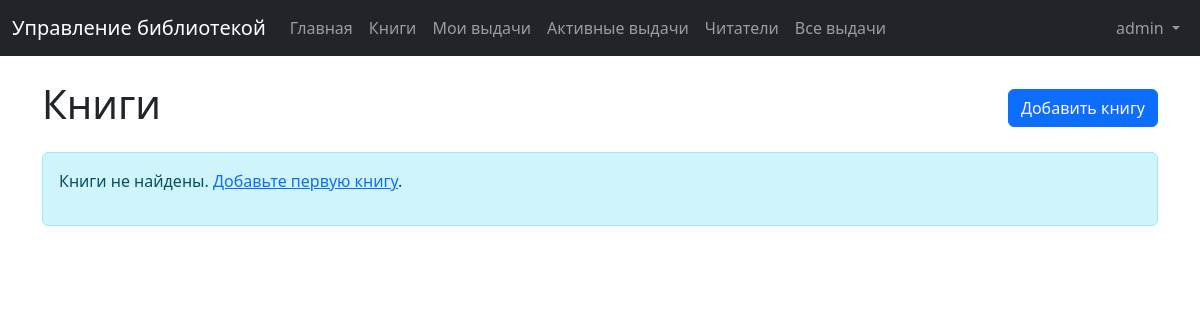
/books/ (signed in), run on an earlier commit of the app's database.
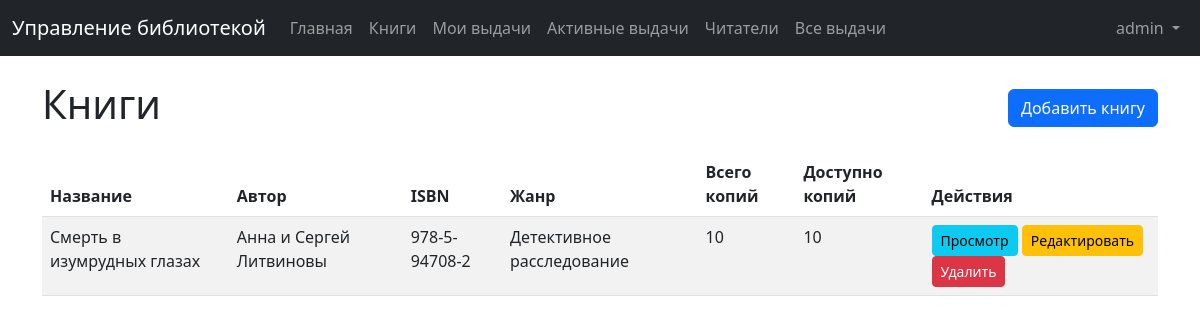
And on a later commit of the database.
### library/models.py (models this page shows, shortened)
class Book(models.Model):
    title = models.CharField(max_length=200, verbose_name="Название")
    author = models.CharField(max_length=200, verbose_name="Автор")
    isbn = models.CharField(max_length=13, verbose_name="ISBN", unique=True)
    publication_date = models.DateField(verbose_name="Дата публикации")
    genre = models.CharField(max_length=100, verbose_name="Жанр")
    total_copies = models.IntegerField(verbose_name="Количество экземпляров")
    available_copies = models.IntegerField(verbose_name="Доступные экземпляры")
    class Meta:
        verbose_name = "Книга"
        verbose_name_plural = "Книги"
        ordering = ["title"]

### library/views.py (the view)
# urls.py: path("books/", views.book_list, name="book_list"),
@login_required
def book_list(request):
    books = Book.objects.all()
    return render(request, "library/book_list.html", {"books": books})

### templates/library/book_list.html (shortened to what this page needs)
{% extends 'library/base.html' %}
{% block content %}
<div class="d-flex justify-content-between align-items-center mb-3">
    <h1>Книги</h1>
    {% if user.is_staff %}
        <a href="{% url 'book_add' %}" class="btn btn-primary">Добавить книгу</a>
    {% endif %}
</div>
{% if books %}
    <div class="table-responsive">
        <table class="table table-striped table-hover">
            <thead>
                <tr>
                    <th>Название</th>
                    <th>Автор</th>
                    <th>ISBN</th>
                    <th>Жанр</th>
                    <th>Всего копий</th>
                    <th>Доступно копий</th>
                    <th>Действия</th>
                </tr>
            </thead>
            <tbody>
                {% for book in books %}
                    <tr>
                        <td>{{ book.title }}</td>
                        <td>{{ book.author }}</td>
                        <td>{{ book.isbn }}</td>
                        <td>{{ book.genre }}</td>
                        <td>{{ book.total_copies }}</td>
                        <td>{{ book.available_copies }}</td>
                        <td>
                            <a href="{% url 'book_detail' book.pk %}" class="btn btn-sm btn-info">Просмотр</a>
                            {% if user.is_staff %}
                                <a href="{% url 'book_edit' book.pk %}" class="btn btn-sm btn-warning">Редактировать</a>
                                <a href="{% url 'book_delete' book.pk %}" class="btn btn-sm btn-danger">Удалить</a>
                            {% endif %}
                        </td>
                    </tr>
                {% endfor %}
            </tbody>
        </table>
    </div>
{% else %}
    <div class="alert alert-info">
        <p>Книги не найдены. <a href="{% url 'book_add' %}">Добавьте первую книгу</a>.</p>
    </div>
{% endif %}
{% endblock %}

What changed in the data, as far as the page shows it:
added Book: title "Смерть в изумрудных глазах", author "Анна и Сергей Литвиновы", isbn "978-5-94708-2", genre "Детективное расследование", total_copies "10", available_copies "10"
Also different on the page:
text no longer shown: "Книги не найдены. Добавьте первую книгу ."
text now shown: "Название Автор ISBN Жанр Всего копий Доступно копий Действия"
